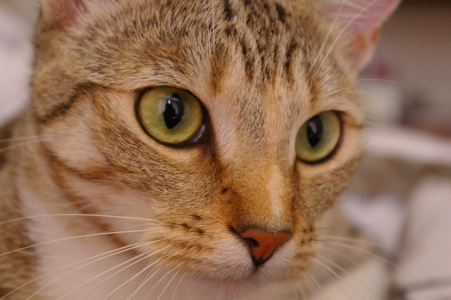
#> input picture lab4/image/chelsea.png, 451 x 300 px, found by its file name
$ jupyter execute 'Lab5 (2).ipynb'   (older library calls are emulated)
#> lines starting #> are read from the running program, lines starting #| are printed output that depends on the picture
<div class="cover">
<h1>Lab 5</h1>
<h2>Spatial Filtering – Smoothing and Sharpening</h2>
<h3>Image Processing</h3>
<p><b>Name:</b> Abdullah Alnuwaysir</p>
<p><b>ID:</b> 2240005501</p>
<p>College of Computer Science and Information Technology<br>Imam Abdulrahman Bin Faisal University</p>
<p>2025 - 2026</p>
</div>
<div style="page-break-after: always;"></div>

## Practical Task – Unsharp Masking

[cell 1]
import cv2
import numpy as np
import matplotlib.pyplot as plt
import os

# Create the images folder with sample images if they are missing
os.makedirs('images', exist_ok=True)
from skimage import data
for name in ['coffee', 'chelsea', 'astronaut']:
    p = f'images/{name}.png'
    if not os.path.exists(p):
        cv2.imwrite(p, cv2.cvtColor(getattr(data, name)(), cv2.COLOR_RGB2BGR))

def load_rgb(path):
#> called with path = 'images/chelsea.png'
    img = cv2.imread(path)
#> img is the input picture: shape (300, 451, 3); mean B, G, R 86.8, 111.4, 147.7
    assert img is not None, f"Could not read {path}"
    return cv2.cvtColor(img, cv2.COLOR_BGR2RGB)  # BGR -> RGB

[cell 2]
# Read the image (uses Parrot.png if it exists, otherwise a sample image)
path = 'images/Parrot.png' if os.path.exists('images/Parrot.png') else 'images/chelsea.png'
image = load_rgb(path)

# Gaussian sigma
sigma = 2

# parameter
amount = 1.5

# Convert image to float32 for processing
image_float = image.astype(np.float32) / 255.0

# Apply Gaussian blur
blurred = cv2.GaussianBlur(image_float, (0, 0), sigmaX=sigma, sigmaY=sigma)

# Perform Unsharp Masking
sharpened = np.clip(image_float + amount * (image_float - blurred), 0, 1)

# Plot original, blurred, and sharpened images
fig, ax = plt.subplots(1, 3, figsize=(15, 5))

ax[0].imshow(image)
ax[0].set_title("Original Image")
ax[0].axis("off")

ax[1].imshow(blurred)
ax[1].set_title("Blurred Image")
ax[1].axis("off")

ax[2].imshow(sharpened)
ax[2].set_title("Sharpened (Unsharp Masking)")
ax[2].axis("off")

plt.show()

### Unsharp Masking step by step (Mask and High-Boost)

1. **Smoothing (low-pass):** Blurred = Gaussian(f)
2. **Mask (high-frequency):** Mask = f - Blurred
3. **Sharpening:** Sharpened = f + k * Mask  (k = 1: standard unsharp masking, k > 1: high-boost filtering)

[cell 3]
# Step 1: smoothing (low-pass filter)
blurred = cv2.GaussianBlur(image_float, (0, 0), sigmaX=sigma, sigmaY=sigma)

# Step 2: unsharp mask (high-frequency details / edges)
mask = image_float - blurred
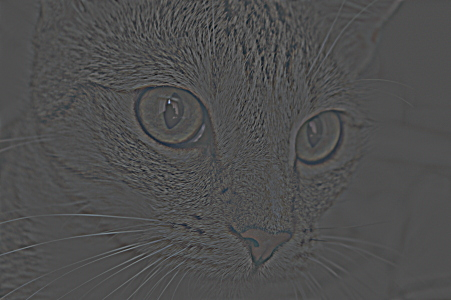
#> mask: shape (300, 451, 3) float32; mean R, G, B 5.64e-06, 5.83e-06, 5.82e-06; drawn with min black and max white

# Step 3: sharpening  ->  f + k * mask
def sharpen(f, m, k):
#> called with k = 1
    return np.clip(f + k * m, 0, 1)

standard   = sharpen(image_float, mask, k=1)    # standard unsharp masking
high_boost = sharpen(image_float, mask, k=3)    # high-boost filtering
#> call 2 of sharpen, with k = 3
#> in sharpen (call 2), `return np.clip(f + k * m, 0, 1)`:
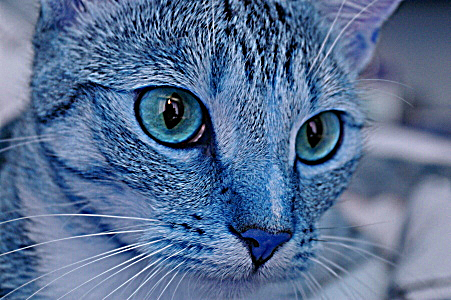
#> returned value: shape (300, 451, 3) float32; mean of channels 0, 1, 2 0.581, 0.44, 0.345; drawn as B, G, R

# Step 4: visualization (original, blurred, mask, sharpened)
fig, ax = plt.subplots(1, 4, figsize=(20, 5))
ax[0].imshow(image);                         ax[0].set_title("Original")
ax[1].imshow(blurred);                       ax[1].set_title("Blurred (Gaussian)")
ax[2].imshow(np.clip(mask + 0.5, 0, 1));     ax[2].set_title("Unsharp Mask (f - blurred)")
ax[3].imshow(standard);                      ax[3].set_title("Sharpened (k = 1)")
for a in ax: a.axis("off")
plt.show()
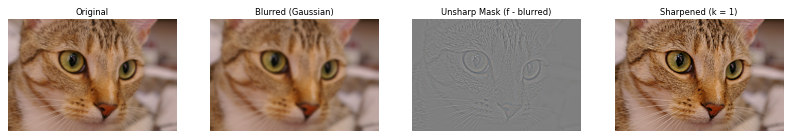
#> figure drawn by matplotlib, 4 panels

# Standard vs high-boost comparison
fig, ax = plt.subplots(1, 3, figsize=(15, 5))
ax[0].imshow(image);       ax[0].set_title("Original")
ax[1].imshow(standard);    ax[1].set_title("Unsharp Masking (k = 1)")
ax[2].imshow(high_boost);  ax[2].set_title("High-Boost Filtering (k = 3)")
for a in ax: a.axis("off")
plt.show()

## Assessment – Task 1: 7x7 Box Filter

[cell 4]
image = load_rgb('images/coffee.png')
#> call 2 of load_rgb, with path = 'images/coffee.png'
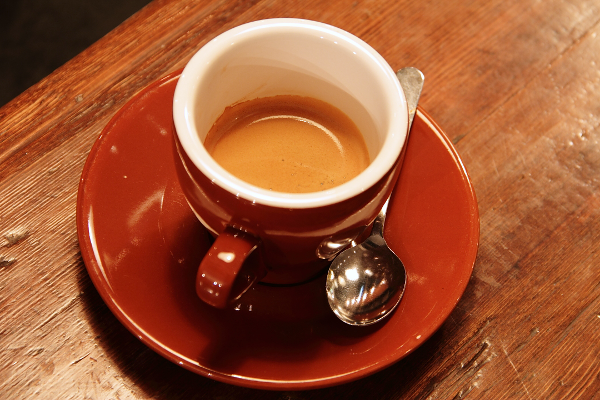
#> input picture lab5/image/coffee.png, 600 x 400 px, found by its file name
#> in load_rgb, img is the input picture: shape (400, 600, 3); mean B, G, R 51.5, 85.8, 158.6

# 7x7 box (averaging) kernel
kernel = np.ones((7, 7), np.float32) / (7 * 7)

# Convolve the image with the kernel
smoothed = cv2.filter2D(image, -1, kernel)
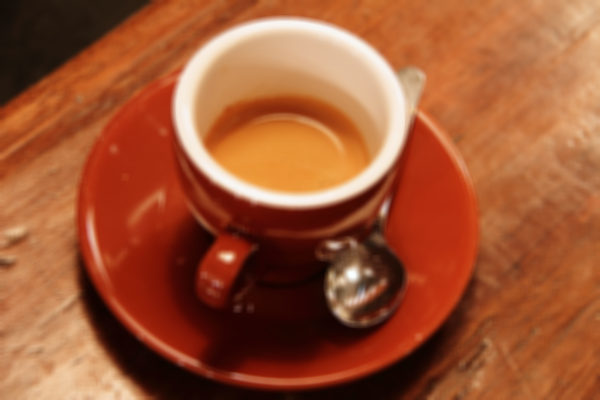
#> smoothed: shape (400, 600, 3); mean R, G, B 158.6, 85.8, 51.5

fig, ax = plt.subplots(1, 2, figsize=(12, 5))
ax[0].imshow(image);    ax[0].set_title("Original Image");            ax[0].axis("off")
ax[1].imshow(smoothed); ax[1].set_title("Smoothed (7x7 Box Filter)"); ax[1].axis("off")
plt.show()

## Assessment – Task 2: 5x5 and 21x21 Gaussian Filters

[cell 5]
image = load_rgb('images/astronaut.png')
#> call 3 of load_rgb, with path = 'images/astronaut.png'
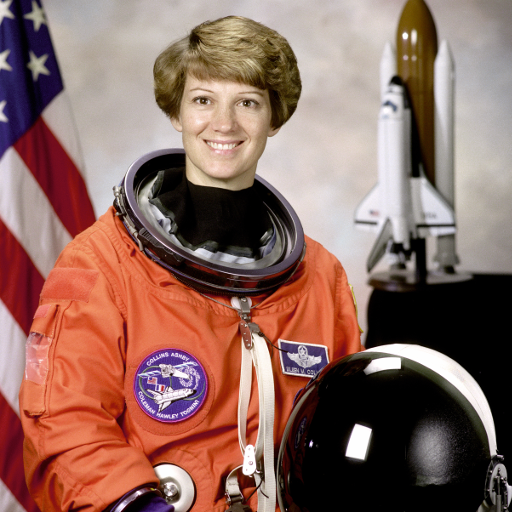
#> input picture lab5/image/astronaut.png, 512 x 512 px, found by its file name
#> in load_rgb, img is the input picture: shape (512, 512, 3); mean B, G, R 96.5, 105.8, 141.6

# Gaussian blur with sigma computed from the kernel size (sigma = 0)
gauss_5  = cv2.GaussianBlur(image, (5, 5), 0)
gauss_21 = cv2.GaussianBlur(image, (21, 21), 0)
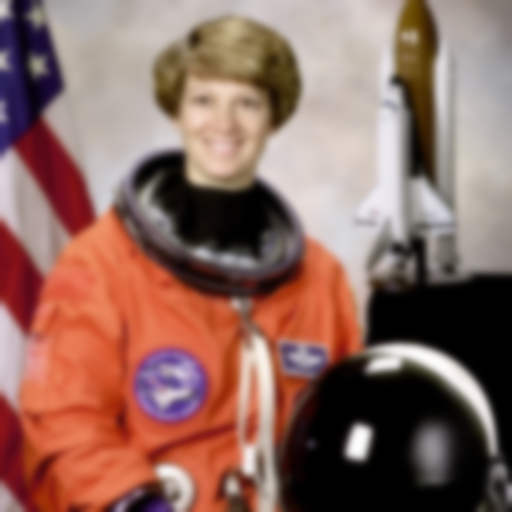
#> gauss_21: shape (512, 512, 3); mean R, G, B 141.6, 105.8, 96.5

fig, ax = plt.subplots(1, 3, figsize=(15, 5))
ax[0].imshow(image);    ax[0].set_title("Original Image");         ax[0].axis("off")
ax[1].imshow(gauss_5);  ax[1].set_title("Gaussian Filter 5x5");    ax[1].axis("off")
ax[2].imshow(gauss_21); ax[2].set_title("Gaussian Filter 21x21");  ax[2].axis("off")
plt.show()

## Assessment – Task 3: 3x3 Laplacian Sharpening

[cell 6]
# Read the image
image = load_rgb('images/chelsea.png')

# Convert image to float32
image_float = image.astype(np.float32) / 255.0

# 3x3 Laplacian filter
laplacian = cv2.Laplacian(image_float, cv2.CV_32F, ksize=1)
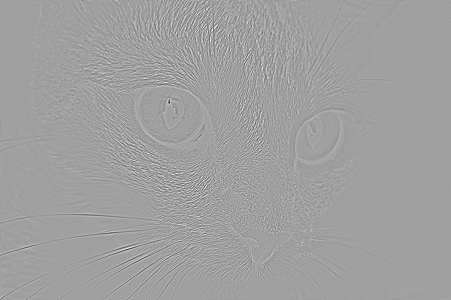
#> laplacian: shape (300, 451, 3) float32; mean R, G, B -6.06e-06, -8.11e-06, -4.87e-06; drawn with min black and max white

# Sharpen the image
sharpened = np.clip(image_float - laplacian, 0, 1)
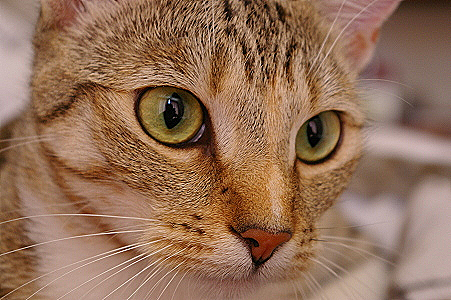
#> sharpened: shape (300, 451, 3) float32; mean R, G, B 0.579, 0.438, 0.343

# Plot original, Laplacian, and sharpened images
fig, ax = plt.subplots(1, 3, figsize=(15, 5))
ax[0].imshow(image)
ax[0].set_title("Original Image");  ax[0].axis("off")
ax[1].imshow(np.clip(np.abs(laplacian), 0, 1))
ax[1].set_title("Laplacian Filter (3x3)"); ax[1].axis("off")
ax[2].imshow(sharpened)
ax[2].set_title("Sharpened Image"); ax[2].axis("off")
plt.show()
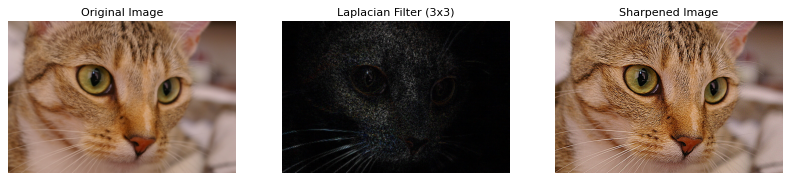
#> figure drawn by matplotlib, 3 panels
